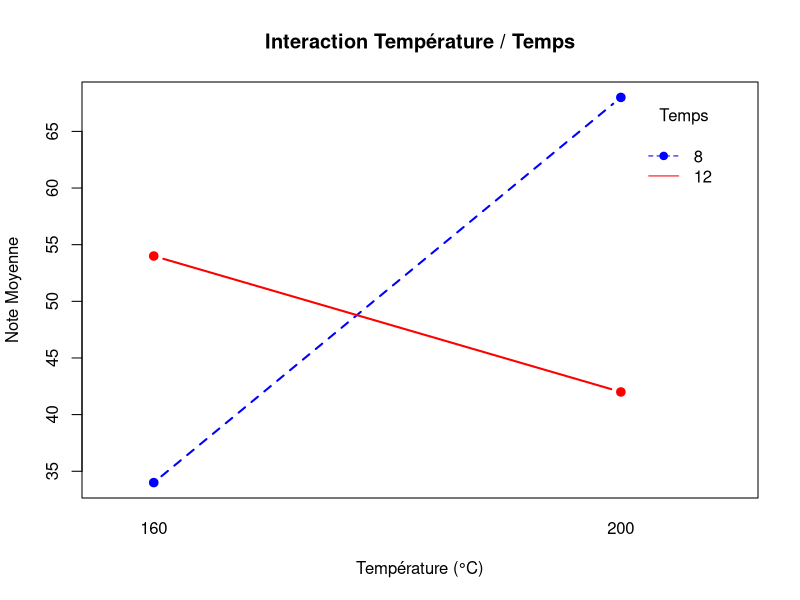
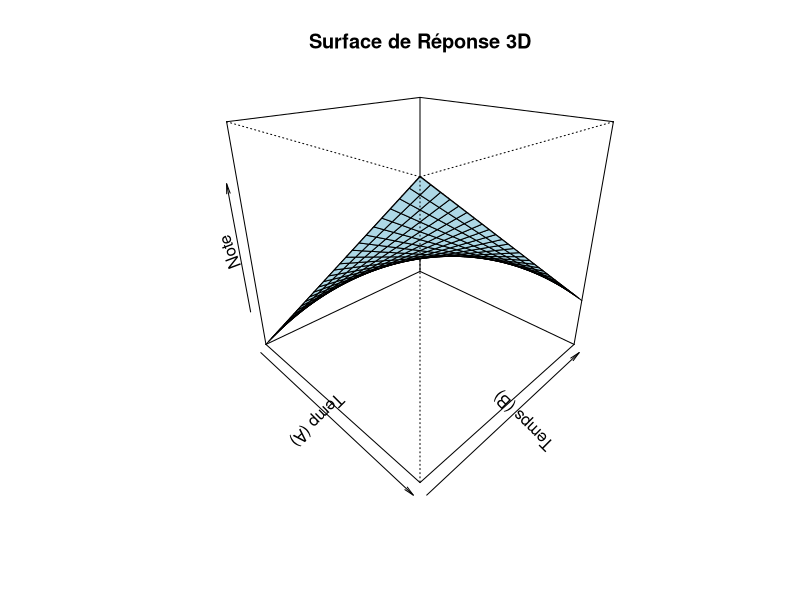
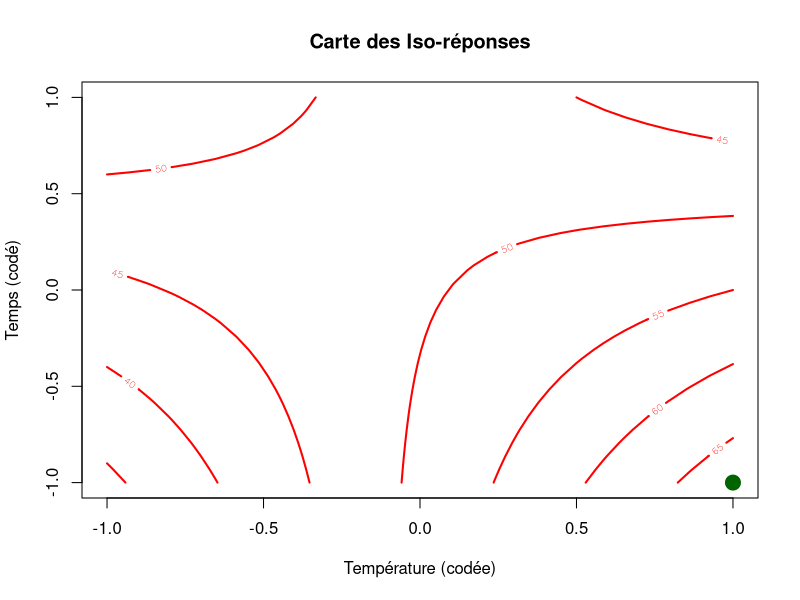
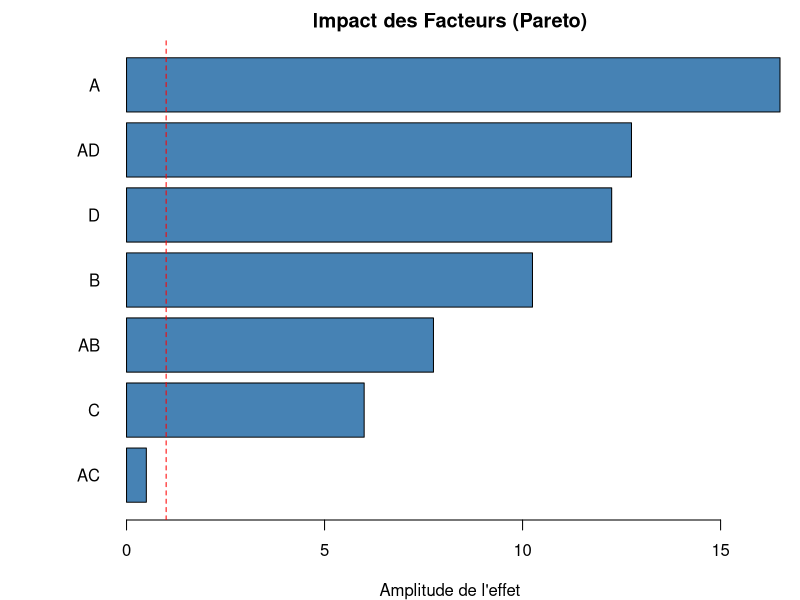

Here is the R script that generated these plots, in order:
# ==============================================================================
# OPTIMISATION RECETTE COOKIES - CODE COMPLET CORRIGÉ
# ==============================================================================

rm(list=ls())
# library(FrF2) # Pas nécessaire ici

# Fonction de transformation (Codage Centré Réduit)
code_val <- function(x, min_v, max_v) {
  return( (x - (min_v + max_v)/2) / ((max_v - min_v)/2) )
}

# ------------------------------------------------------------------------------
# PHASE 0 : PARAMÉTRAGE THÉORIQUE
# ------------------------------------------------------------------------------
nb_facteurs <- 4
essais_requis <- 2^nb_facteurs
cat("Essais nécessaires pour plan complet :", essais_requis, "\n")


# ------------------------------------------------------------------------------
# PHASE 1 : ÉTUDE PRÉLIMINAIRE (PLAN 2^2)
# ------------------------------------------------------------------------------
cat("\n--- RÉSULTATS PHASE 1 ---\n")

# Données expérimentales
T1_data <- data.frame(
  Temp_Reelle = c(160, 160, 200, 200),
  Temps_Reelle = c(8, 12, 8, 12),
  Note = c(34, 54, 68, 42)
)

# Codage des variables et calcul interaction
T1_data$A <- code_val(T1_data$Temp_Reelle, 160, 200)
T1_data$B <- code_val(T1_data$Temps_Reelle, 8, 12)
T1_data$AB <- T1_data$A * T1_data$B

# Modélisation matricielle (CORRIGÉ : as.matrix + cbind)
X1 <- as.matrix(cbind(I=1, A=T1_data$A, B=T1_data$B, AB=T1_data$AB))
Y1 <- as.matrix(T1_data$Note)
Theta1 <- (1/4) * t(X1) %*% Y1

print("Coefficients estimés (Modèle 1) :")
print(Theta1)

# Fonction de prévision basée sur le modèle
modele_phase1 <- function(temp, temps) {
  ac <- code_val(temp, 160, 200)
  bc <- code_val(temps, 8, 12)
  # Coeffs : 49.5, 5.5, -1.5, -11.5
  return(49.5 + 5.5*ac - 1.5*bc - 11.5*ac*bc)
}

# Calculs prévisionnels
cat("Prev 190°C/10min :", modele_phase1(190, 10), "\n")
cat("Prev 185°C/12min :", modele_phase1(185, 12), "\n")
cat("Prev Cible (200°C/8min) :", modele_phase1(200, 8), "\n")


# ------------------------------------------------------------------------------
# PHASE 2 : OPTIMISATION (PLAN FRACTIONNAIRE)
# ------------------------------------------------------------------------------
cat("\n--- RÉSULTATS PHASE 2 ---\n")

# Chargement du plan d'expérience
df_t2 <- data.frame(
  A = c(-1,  1, -1,  1, -1,  1, -1,  1), # Temp
  D = c(-1, -1,  1,  1, -1, -1,  1,  1), # Pépites (Attention ordre spécifique)
  C = c(-1, -1, -1, -1,  1,  1,  1,  1), # Choco
  B = c(-1,  1,  1, -1,  1, -1, -1,  1), # Temps
  Y = c(53, 26, 98, 61, 37, 49, 92, 12)  # Notes
)

# Création des interactions pour la matrice
df_t2$AB <- df_t2$A * df_t2$B
df_t2$AC <- df_t2$A * df_t2$C
df_t2$AD <- df_t2$A * df_t2$D

# Vérification Hadamard (Orthogonalité)
# CORRIGÉ : as.matrix + cbind
X_sat <- as.matrix(cbind(I=1, A=df_t2$A, B=df_t2$B, C=df_t2$C, D=df_t2$D, 
                         AB=df_t2$AB, AC=df_t2$AC, AD=df_t2$AD))
cat("Vérification Matrice (Diagonale) :\n")
print(t(X_sat) %*% X_sat)

# Estimation des effets (Modèle Saturé)
# CORRIGÉ : as.matrix
Theta_sat <- (1/8) * t(X_sat) %*% as.matrix(df_t2$Y)
print("Effets modèle saturé (triés) :")
print(Theta_sat[order(abs(Theta_sat)), , drop=FALSE])

# Modèle Final (AC supprimé -> part dans les résidus)
# On utilise les colonnes calculées AB et AD
model_final <- lm(Y ~ A + B + C + D + AB + AD, data = df_t2)

# Affichage du TABLEAU ANOVA
cat("\n--- TABLEAU DE SÉLECTION (ANOVA) ---\n")
print(anova(model_final))

# Variances (Basée sur l'interaction AC rejetée)
var_res <- summary(model_final)$sigma^2 
var_coeff <- var_res / 8
cat("Variance des coefficients :", var_coeff, "\n")


# ------------------------------------------------------------------------------
# GÉNÉRATION DES GRAPHIQUES
# ------------------------------------------------------------------------------

# Graphique 1 : Interaction (Phase 1)
interaction.plot(x.factor = T1_data$Temp_Reelle,
                 trace.factor = T1_data$Temps_Reelle,
                 response = T1_data$Note,
                 type = "b", col = c("blue", "red"), pch = 19, lwd = 2,
                 xlab = "Température (°C)", ylab = "Note Moyenne",
                 trace.label = "Temps", main = "Interaction Température / Temps")

# Graphique 2 : Surface de réponse (Phase 1)
x_grid <- seq(-1, 1, length=30)
y_grid <- seq(-1, 1, length=30)
z_vals <- outer(x_grid, y_grid, function(a,b) 49.5 + 5.5*a - 1.5*b - 11.5*a*b)

persp(x_grid, y_grid, z_vals, theta = 45, phi = 25, col = "lightblue",
      xlab = "Temp (A)", ylab = "Temps (B)", zlab = "Note",
      main = "Surface de Réponse 3D")

# Graphique 3 : Courbes de niveaux (Phase 1)
contour(x_grid, y_grid, z_vals, nlevels = 10, col = "red", lwd = 2,
        xlab = "Température (codée)", ylab = "Temps (codé)",
        main = "Carte des Iso-réponses")
points(1, -1, pch=19, col="darkgreen", cex=2) # Optimum

# Graphique 4 : Pareto des effets (Phase 2)
# CORRIGÉ : Conversion en vecteur pour éviter les erreurs de format matrice
effets_t2 <- as.vector(Theta_sat[2:8,]) 
names(effets_t2) <- c("A", "B", "C", "D", "AB", "AC", "AD")
effets_tries <- effets_t2[order(abs(effets_t2))]

par(mar=c(4, 6, 2, 1))
barplot(abs(effets_tries), horiz = TRUE, las = 1, col = "steelblue",
        main = "Impact des Facteurs (Pareto)", xlab = "Amplitude de l'effet")
abline(v=1, col="red", lty=2)
